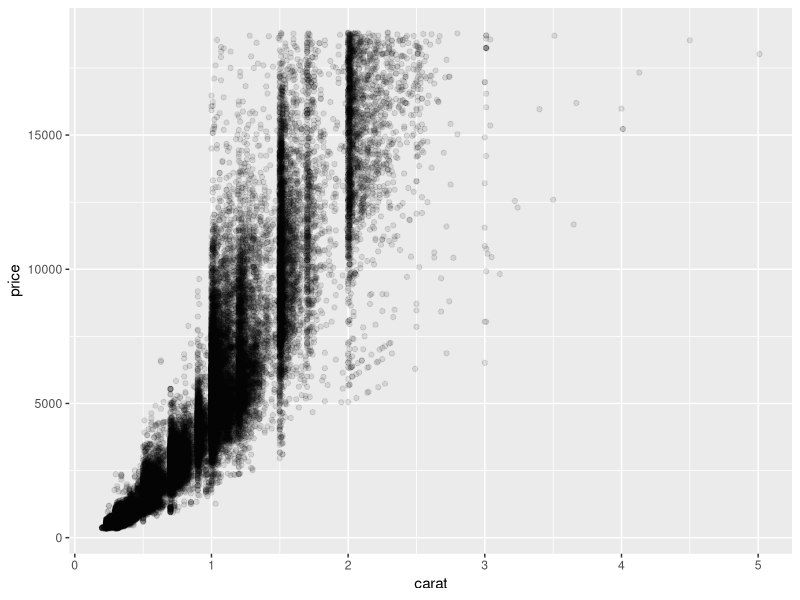

Reproduce this figure in R.
## ---- chunk 1
#| include: false
library(tidyverse)
## ---- chunk 2
#| label: simple_calc
1 + 1
## ---- chunk 3
#| echo: false
2 * 2
## ---- chunk 4
#| echo: false
ggplot(diamonds,aes(x=carat,y=price)) + geom_point(alpha=0.1)
## ---- chunk 5
#| include: false
2 * 2
